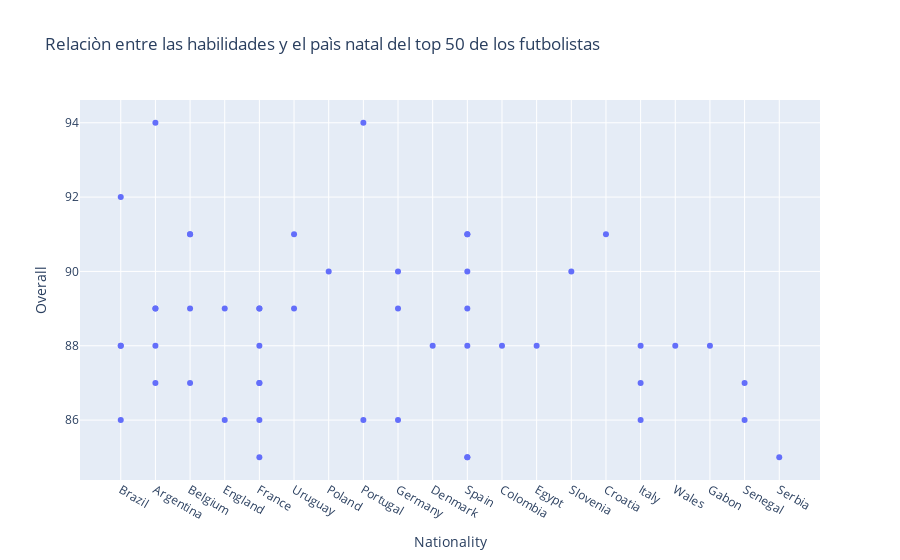

Notebook code cell kept with this figure:
### Code cell
# Ahora, partiendo del dataset anterior, genero un diagrama de dispersiòn entre
# las habilidades generales de dichos deportistas y su nacionalidad.
fig = px.scatter(new_df, x='Nationality', y='Overall', 
title= "Relaciòn entre las habilidades y el paìs natal del top 50 de los futbolistas")
fig.show()

### Figure 1 — Plotly figure (JSON) as saved in the notebook; plotly's stock layout.template omitted (floating-point values rounded to 4 significant figures)
{"data": [{"hovertemplate": "Nationality=%{x}<br>Overall=%{y}<extra></extra>", "legendgroup": "", "marker": {"color": "#636efa", "symbol": "circle"}, "mode": "markers", "name": "", "orientation": "v", "showlegend": false, "type": "scatter", "x": ["Brazil", "Argentina", "Belgium", "Belgium", "Argentina", "England", "France", "Uruguay", "France", "Poland", "Portugal", "Germany", "Denmark", "Spain", "Spain", "Brazil", "Colombia", "Egypt", "Slovenia", "Croatia", "Argentina", "Argentina", "France", "France", "Belgium", "Italy", "Germany", "Wales", "Spain", "Uruguay", "Brazil", "Portugal", "Gabon", "Germany", "France", "Argentina", "England", "Italy", "Spain", "Belgium", "Brazil", "Senegal", "Italy", "Spain", "Spain", "Senegal", "Spain", "Serbia", "France", "France"], "xaxis": "x", "y": [92, 94, 91, 91, 89, 89, 88, 91, 89, 90, 94, 90, 88, 88, 91, 88, 88, 88, 90, 91, 87, 89, 87, 89, 87, 88, 86, 88, 90, 89, 88, 86, 88, 89, 87, 88, 86, 86, 85, 89, 86, 86, 87, 89, 91, 87, 85, 85, 86, 85], "yaxis": "y"}], "layout": {"legend": {"tracegroupgap": 0}, "title": {"text": "Relaciòn entre las habilidades y el paìs natal del top 50 de los futbolistas"}, "xaxis": {"anchor": "y", "domain": [0, 1], "title": {"text": "Nationality"}}, "yaxis": {"anchor": "x", "domain": [0, 1], "title": {"text": "Overall"}}}}
